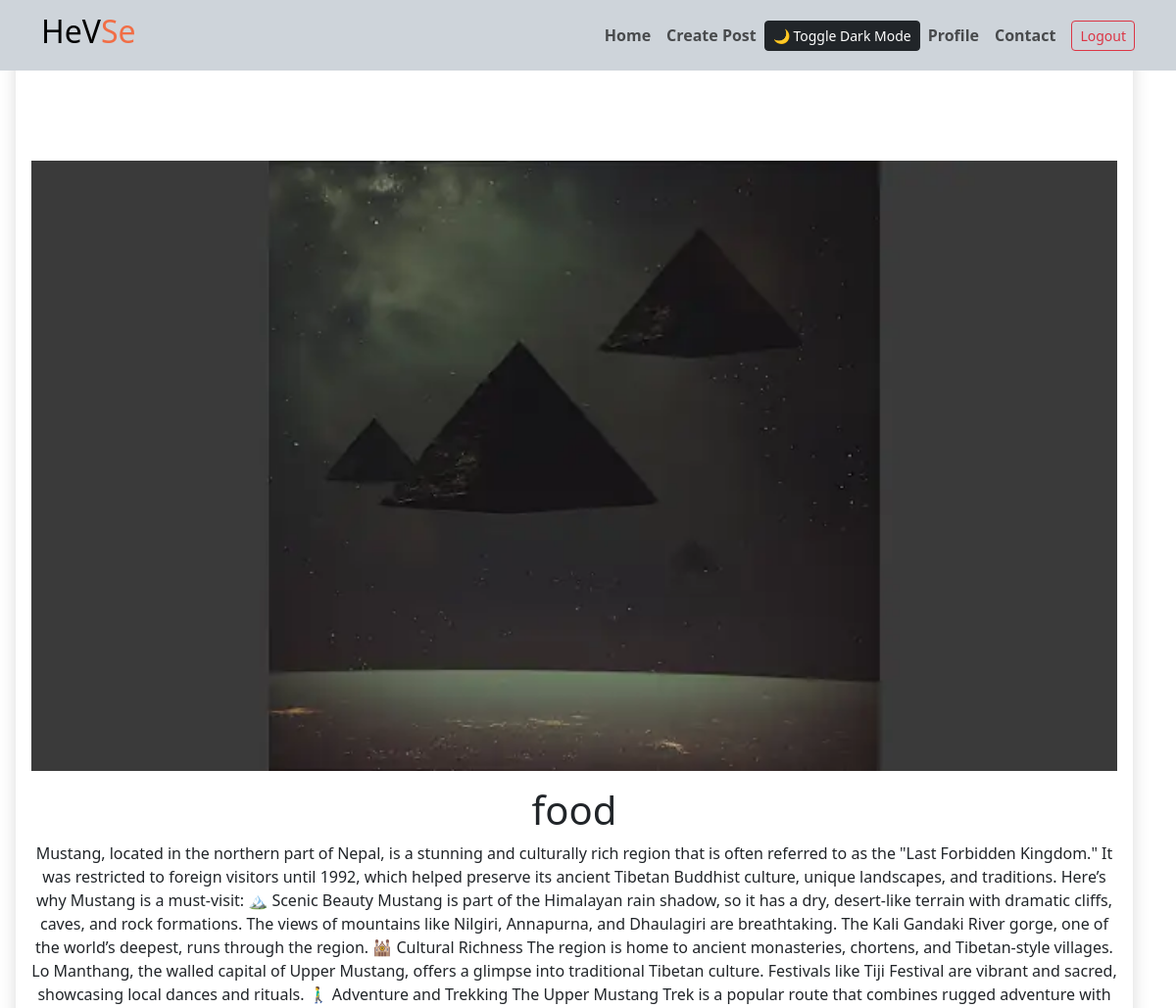
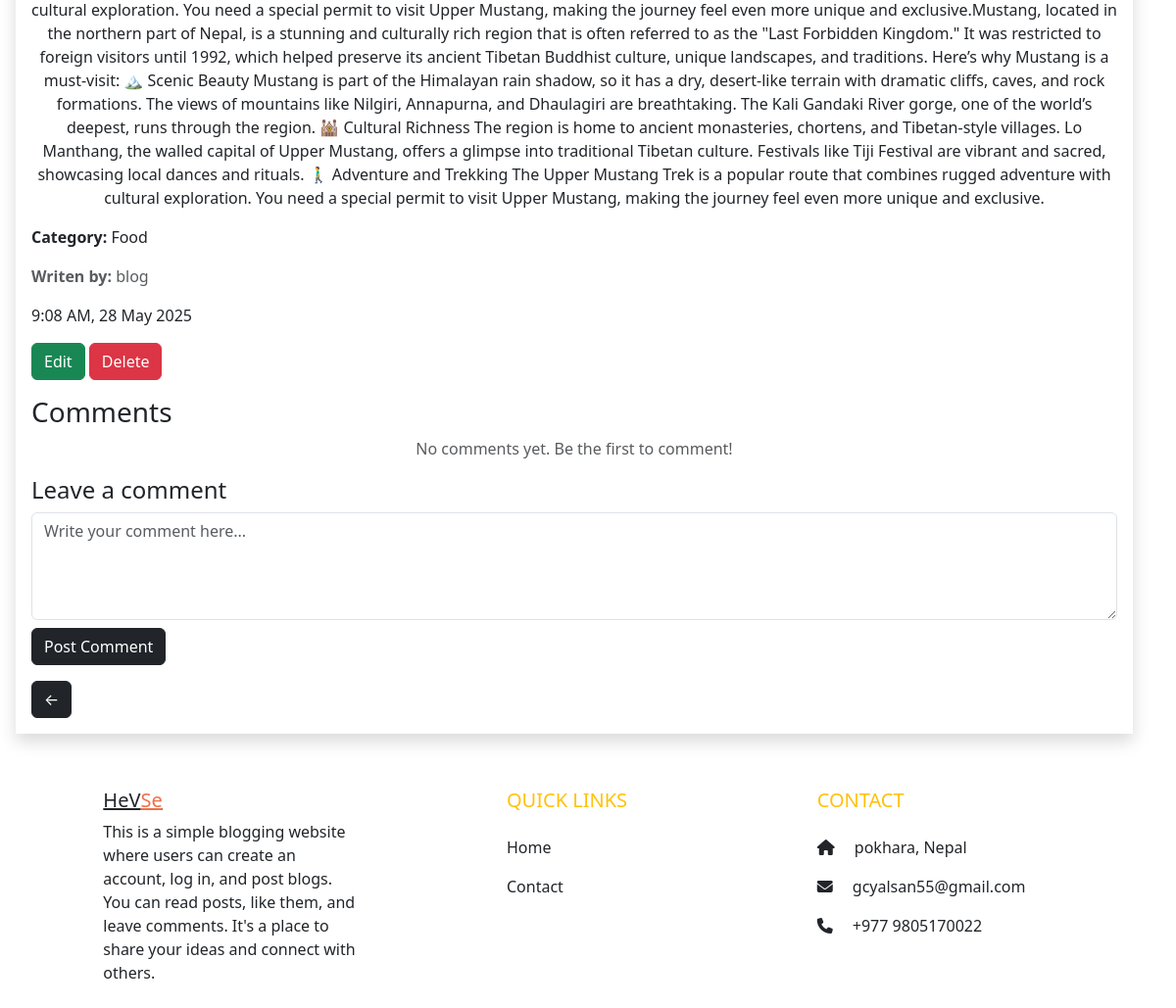
The page /article/42/ (signed in) on the database its author committed (2 pictures, top to bottom).
### blog/models.py (models this page shows, shortened)
class Article(models.Model):
    title = models.CharField(max_length=200)
    content = models.TextField()
    author = models.ForeignKey(User, on_delete=models.CASCADE)
    date = models.DateTimeField(auto_now_add=True)
    image = models.ImageField(upload_to='blog_images/', blank=True, null=True)
    category = models.ForeignKey(Category, on_delete=models.CASCADE, related_name='Article')
    likes = models.ManyToManyField(User, related_name='liked_articles', blank=True)

class Category(models.Model):
    name =models.CharField(max_length=100)
    def __str__(self):
        return self.name

### blog/views.py (the view)
# urls.py: path('article/<int:pk>/', views.article_detail, name='article_detail'),
def article_detail(request, pk):
    article = get_object_or_404(Article, pk=pk)
    is_author = request.user.is_authenticated and request.user == article.author
    comments = article.comments.all().order_by('-date_posted')
    if request.method == "POST":
        if is_author and request.headers.get('x-requested-with') == 'XMLHttpRequest':
            if request.POST.get('delete'):
                article.delete()
                return JsonResponse({'status': 'deleted'})
            form = ArticleForm(request.POST, instance=article)
            if form.is_valid():
                form.save()
                return JsonResponse({'status': 'success'})
            else:
                return JsonResponse({'status': 'error', 'errors': form.errors})
        elif request.user.is_authenticated:
            comment_content = request.POST.get('comment', '').strip()
            parent_id = request.POST.get('parent_id')
            if comment_content:
                parent_comment = None
                if parent_id:
                    try:
                        parent_comment = Comment.objects.get(id=parent_id, article=article)
                    except Comment.DoesNotExist:
                        parent_comment = None
                if parent_comment and request.user == article.author:
                    Comment.objects.create(
                        article=article,
                        author=request.user,
                        content=comment_content,
                        parent=parent_comment
                    )
                elif not parent_comment:
                    Comment.objects.create(
                        article=article,
                        author=request.user,
                        content=comment_content
                    )
                return redirect('article_detail', pk=pk)
    else:
        form = ArticleForm(instance=article) if is_author else None
    return render(request, 'article_detail.html', {
        'article': article,
        'form': form,
        'is_author': is_author,
        'comments': comments
    })

### blog/forms.py
class ArticleForm(forms.ModelForm):
    class Meta:
        model = Article
        fields = ['title', 'content', 'category']

### Templates/article_detail.html (shortened to what this page needs)
{% load static %}
 <!DOCTYPE html>
<html lang="en">
<head>
  <link href="https://cdn.jsdelivr.net/npm/bootstrap@5.3.0/dist/css/bootstrap.min.css" rel="stylesheet" />
 <link rel="stylesheet" href='{% static 'style.css' %}'>
</head>
<body>
<div>
 {%include 'header.html'%}
<section class="d-flex">
  <div class="container mt-5 m-3 shadow p-3 mb-4 bg-white">
    <div id="viewContent">
      <div class="#">
        {% if article.image %}
          <img src="{{ article.image.url }}" alt="Post Image" class="" style="width: 100%; margin-top:100px">
        {% endif %}
      </div>
      <h1 class=" text-center mt-3">{{ article.title }}</h1>
      <p class=" text-center">{{ article.content }}</p>
      <p class=""><strong>Category: </strong> {{ article.category.name }}</p>
      <p class="text-muted color-black "><strong> Writen by:</strong> {{ article.author }}</p>
 <p>
      {% load tz %}
          {% timezone "Asia/Kathmandu" %}
            {{ article.date|date:"g:i A, d M Y" }}
          {% endtimezone %}
        </p>
      {% if user == article.author %}
        <button class="btn btn-success " onclick="toggleEdit()">Edit</button>
        <button type="button" class="btn btn-danger" data-bs-toggle="modal" data-bs-target="#deleteModal">Delete</button>
      {% endif %}
    </div>
<h3>Comments</h3>
<div class="comments-list">
  {% for comment in comments %}
    {% if not comment.parent %}
      <div class="mb-3 ">
        <div class="card-body">
          <div class="d-flex justify-content-between align-items-start">
            <div>
              <h6 class="card-title mb-1">{{ comment.author.username }}</h6>
              <p class="card-text mb-1">{{ comment.content }}</p>
              <small class="text-muted">{{ comment.date_posted|date:"d M Y H:i" }}</small>
            </div>
            {% if user == comment.author %}
              <form method="POST" action="{% url 'delete_comment' comment.id %}" class="ms-3">
                {% csrf_token %}
                <button type="submit" class="btn btn-sm btn-danger" onclick="return confirm('Delete this comment?');">
                  Delete
                </button>
              </form>
            {% endif %}
          </div>
          <hr>
          {% if user.is_authenticated %}
            <button class="btn btn-sm btn-link p-0 mt-2 reply-toggle" data-comment-id="{{ comment.id }}">
              Reply
            </button>
            <form method="POST" action="" class="reply-form mt-2" id="reply-form-{{ comment.id }}" style="display:none;">
              {% csrf_token %}
              <textarea name="comment" rows="2" class="form-control mb-2" placeholder="Write your reply..."></textarea>
              <div class="d-flex justify-content-end">
                <button type="submit" class="btn btn-sm btn-primary">Post Reply</button>
              </div>
            </form>
          {% endif %}
          <div class="replies mt-3 ps-4 ">
            {% for reply in comment.replies.all %}
              <div class="card mb-2 reply-card">
                <div class="card-body">
                  <div class="d-flex justify-content-between align-items-start">
                    <div>
                      <h6 class="card-title mb-1">{{ reply.author.username }}</h6>
                      <p class="card-text mb-1">{{ reply.content }}</p>
                      <small class="text-muted">{{ reply.date_posted|date:"d M Y H:i" }}</small>
                    </div>
                    {% if user == reply.author %}
                      <form method="POST" action="{% url 'delete_comment' reply.id %}" class="ms-3">
                        {% csrf_token %}
                        <button type="submit" class="btn btn-sm " onclick="return confirm('Delete this reply?');">
                          Delete
                        </button>
                      </form>
                    {% endif %}
                  </div>
                  {% if user.is_authenticated %}
                    <button class="btn btn-sm btn-link p-0 mt-2 reply-toggle" data-comment-id="{{ reply.id }}">
                      Reply
                    </button>
                    <form method="POST" action="" class="reply-form mt-2" id="reply-form-{{ reply.id }}" style="display:none;">
                      {% csrf_token %}
                      <textarea name="comment" rows="2" class="form-control mb-2" placeholder="Write your reply..."></textarea>
                      <div class="d-flex justify-content-end">
                        <button type="submit" class="btn btn-sm btn-primary">Post Reply</button>
                      </div>
                    </form>
                  {% endif %}
                </div>
              </div>
            {% endfor %}
          </div>
        </div>
      </div>
    {% endif %}
  {% empty %}
    <p class="text-center text-muted">No comments yet. Be the first to comment!</p>
  {% endfor %}
</div>
{% if user.is_authenticated %}
  <h4>Leave a comment</h4>
  <form method="POST" action="">
    <textarea name="comment" rows="4" class="form-control" placeholder="Write your comment here..."></textarea>
    <button type="submit" class="btn btn-dark mt-2">Post Comment</button>
  </form>
{% else %}
  <p><a href="{% url 'login' %}?next={{ request.path }}">Log in</a> to leave a comment.</p>
{% endif %}
    <a href="{% url 'homepage' %}" class="btn	 btn-dark mt-3">← </a>
  </div>
</section>
</div>
  {% include "footer.html" %}
</body>
</html>

### rows shown on the page
Article: image (picture), title "food", content "Mustang, located in the northern part of Nepal, is a stunning and culturally rich region that is often referred to as the \"Last Forbidden Kingdom.\" It was restricted to foreign visitors until 1992, which helped preserve its ancient Tibetan Buddhist culture, unique landscapes, and traditions. Here’s why Mustang is a must-visit: 🏔️ Scenic Beauty Mustang is part of the Himalayan rain shadow, so it has a dry, desert-like terrain with dramatic cliffs, caves, and rock formations. The views of mountains like Nilgiri, Annapurna, and Dhaulagiri are breathtaking. The Kali Gandaki River gorge, one of the world’s deepest, runs through the region. 🕍 Cultural Richness The region is home to ancient…", category.name "Food", author "blog", date "9:08 AM, 28 May 2025"
